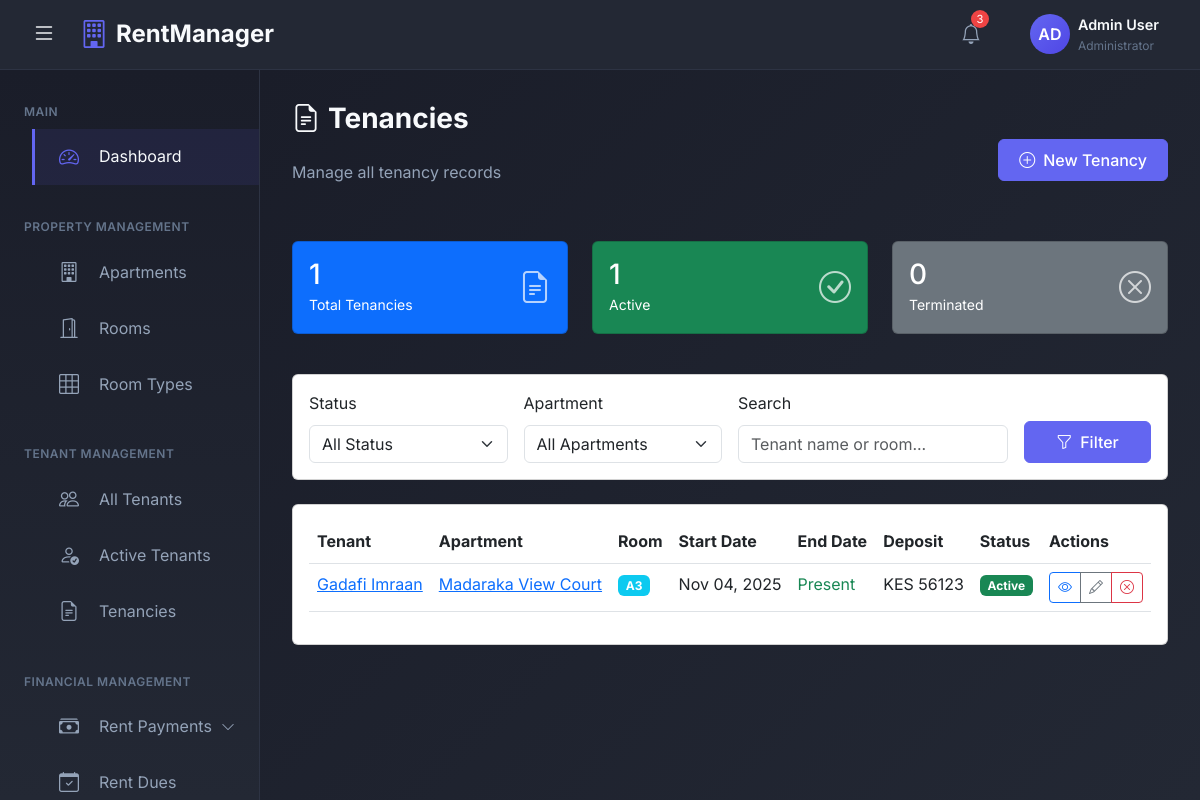
Screenshot of /tenancies/ (signed in) with the database file from the repository.
### rental_app/models.py (models this page shows, shortened)
class Tenancy(models.Model):
    TENANCY_STATUS = (
        ('active', 'Active'),
        ('terminated', 'Terminated'),
        ('suspended', 'Suspended'),
        ('switched', 'Switched Room'),  # When tenant moves to another room
    )
    TERMINATION_REASON = (
        ('vacated', 'Tenant Vacated'),
        ('evicted', 'Evicted'),
        ('room_switch', 'Switched to Another Room'),
        ('other', 'Other'),
    )
    tenant = models.ForeignKey(User, on_delete=models.PROTECT, related_name='tenancies', limit_choices_to={'user_type': 'tenant'})
    room = models.ForeignKey(Room, on_delete=models.PROTECT, related_name='tenancies')
    apartment = models.ForeignKey(Apartment, on_delete=models.PROTECT, related_name='tenancies')  # Denormalized for easy querying
    start_date = models.DateField()
    end_date = models.DateField(null=True, blank=True)
    deposit_paid = models.DecimalField(max_digits=10, decimal_places=2, default=0.00)
    deposit_refunded = models.BooleanField(default=False)
    deposit_refund_amount = models.DecimalField(max_digits=10, decimal_places=2, default=0.00, null=True, blank=True)
    deposit_deduction_reason = models.TextField(blank=True)  # Why deposit was partially refunded
    status = models.CharField(max_length=20, choices=TENANCY_STATUS, default='active')
    termination_reason = models.CharField(max_length=20, choices=TERMINATION_REASON, null=True, blank=True)
    move_in_condition = models.TextField(blank=True)
    move_out_condition = models.TextField(blank=True)
    switched_to_tenancy = models.ForeignKey('self', on_delete=models.SET_NULL, null=True, blank=True, related_name='previous_tenancy')
    switched_from_tenancy = models.ForeignKey('self', on_delete=models.SET_NULL, null=True, blank=True, related_name='next_tenancy')
    is_deleted = models.BooleanField(default=False)
    deleted_at = models.DateTimeField(null=True, blank=True)
    created_at = models.DateTimeField(auto_now_add=True)
    updated_at = models.DateTimeField(auto_now=True)
    class Meta:
        verbose_name_plural = 'Tenancies'
        ordering = ['-start_date']
        indexes = [
            models.Index(fields=['tenant', 'status']),
            models.Index(fields=['apartment', 'status']),
        ]

class User(AbstractUser):
    USER_TYPE_CHOICES = (
        ('admin', 'Admin'),
        ('tenant', 'Tenant'),
    )
    USER_STATUS = (
        ('active', 'Active'),
        ('inactive', 'Inactive'),
        ('archived', 'Archived'),  # For moved out tenants
    )
    user_type = models.CharField(max_length=10, choices=USER_TYPE_CHOICES)
    user_status = models.CharField(max_length=20, choices=USER_STATUS, default='active')
    phone_number = models.CharField(max_length=15, unique=True)
    national_id = models.CharField(max_length=20, unique=True, null=True, blank=True)
    profile_picture = models.ImageField(upload_to='profiles/', null=True, blank=True)
    is_deleted = models.BooleanField(default=False)
    deleted_at = models.DateTimeField(null=True, blank=True)
    created_at = models.DateTimeField(auto_now_add=True)
    updated_at = models.DateTimeField(auto_now=True)

class Apartment(models.Model):
    name = models.CharField(max_length=200)
    owner = models.ForeignKey(User, on_delete=models.CASCADE, related_name='apartments', limit_choices_to={'user_type': 'admin'})
    location = models.CharField(max_length=300)
    total_floors = models.IntegerField(validators=[MinValueValidator(1)])
    description = models.TextField(blank=True)
    water_rate_per_unit = models.DecimalField(max_digits=10, decimal_places=2, default=0.00)
    created_at = models.DateTimeField(auto_now_add=True)
    updated_at = models.DateTimeField(auto_now=True)

class Room(models.Model):
    ROOM_STATUS = (
        ('available', 'Available'),
        ('occupied', 'Occupied'),
        ('maintenance', 'Under Maintenance'),
    )
    apartment = models.ForeignKey(Apartment, on_delete=models.CASCADE, related_name='rooms')
    room_number = models.CharField(max_length=10)  # e.g., A1, B2, C3
    room_type = models.ForeignKey(RoomType, on_delete=models.PROTECT)
    floor_number = models.IntegerField(validators=[MinValueValidator(0)])
    has_balcony = models.BooleanField(default=False)
    has_shower = models.BooleanField(default=True)
    has_kitchen_unit = models.BooleanField(default=True)
    has_clothes_cabinet = models.BooleanField(default=True)
    monthly_rent = models.DecimalField(max_digits=10, decimal_places=2, validators=[MinValueValidator(0)])
    deposit_amount = models.DecimalField(max_digits=10, decimal_places=2, validators=[MinValueValidator(0)])
    status = models.CharField(max_length=20, choices=ROOM_STATUS, default='available')
    created_at = models.DateTimeField(auto_now_add=True)
    updated_at = models.DateTimeField(auto_now=True)
    class Meta:
        unique_together = ('apartment', 'room_number')
        ordering = ['floor_number', 'room_number']

### rental_app/views.py (the view)
# urls.py: path('tenancies/', views.tenancy_list, name='tenancy_list'),
@login_required
def tenancy_list(request):
    tenancies = Tenancy.objects.filter(
        apartment__owner=request.user
    ).select_related('tenant', 'room', 'apartment').order_by('-start_date')
    status_filter = request.GET.get('status', '')
    apartment_filter = request.GET.get('apartment', '')
    search_query = request.GET.get('search', '')
    if status_filter:
        tenancies = tenancies.filter(status=status_filter)
    if apartment_filter:
        tenancies = tenancies.filter(apartment_id=apartment_filter)
    if search_query:
        tenancies = tenancies.filter(
            Q(tenant__first_name__icontains=search_query) |
            Q(tenant__last_name__icontains=search_query) |
            Q(room__room_number__icontains=search_query)
        )
    apartments = Apartment.objects.filter(owner=request.user)
    total_tenancies = tenancies.count()
    active_count = tenancies.filter(status='active').count()
    terminated_count = tenancies.filter(status='terminated').count()
    paginator = Paginator(tenancies, 20)
    page_number = request.GET.get('page')
    tenancies_page = paginator.get_page(page_number)
    context = {
        'tenancies': tenancies_page,
        'total_tenancies': total_tenancies,
        'active_count': active_count,
        'terminated_count': terminated_count,
        'apartments': apartments,
        'status_filter': status_filter,
        'apartment_filter': apartment_filter,
        'search_query': search_query,
    }
    return render(request, 'tenants/tenancy_list.html', context)

### templates/tenants/tenancy_list.html (shortened to what this page needs)
{% extends 'admin_base.html' %}
{% block content %}
<div class="page-header d-flex justify-content-between align-items-center mb-4">
    <div>
        <h1 class="page-title">
            <i class="bi bi-file-earmark-text me-2"></i>Tenancies
        </h1>
        <p class="page-subtitle">Manage all tenancy records</p>
    </div>
    <a href="{% url 'tenancy_create' %}" class="btn btn-primary">
        <i class="bi bi-plus-circle me-2"></i>New Tenancy
    </a>
</div>
<div class="row mb-4">
    <div class="col-md-4 mb-3">
        <div class="card bg-primary text-white">
            <div class="card-body">
                <div class="d-flex justify-content-between align-items-center">
                    <div>
                        <h3 class="mb-0">{{ total_tenancies }}</h3>
                        <small>Total Tenancies</small>
                    </div>
                    <i class="bi bi-file-earmark-text" style="font-size: 2rem; opacity: 0.7;"></i>
                </div>
            </div>
        </div>
    </div>
    <div class="col-md-4 mb-3">
        <div class="card bg-success text-white">
            <div class="card-body">
                <div class="d-flex justify-content-between align-items-center">
                    <div>
                        <h3 class="mb-0">{{ active_count }}</h3>
                        <small>Active</small>
                    </div>
                    <i class="bi bi-check-circle" style="font-size: 2rem; opacity: 0.7;"></i>
                </div>
            </div>
        </div>
    </div>
    <div class="col-md-4 mb-3">
        <div class="card bg-secondary text-white">
            <div class="card-body">
                <div class="d-flex justify-content-between align-items-center">
                    <div>
                        <h3 class="mb-0">{{ terminated_count }}</h3>
                        <small>Terminated</small>
                    </div>
                    <i class="bi bi-x-circle" style="font-size: 2rem; opacity: 0.7;"></i>
                </div>
            </div>
        </div>
    </div>
</div>
<div class="card mb-4">
    <div class="card-body">
        <form method="get" class="row g-3">
            <div class="col-md-3">
                <label class="form-label">Status</label>
                <select name="status" class="form-select">
                    <option value="">All Status</option>
                </select>
            </div>
            <div class="col-md-3">
                <label class="form-label">Apartment</label>
                <select name="apartment" class="form-select">
                    <option value="">All Apartments</option>
                </select>
            </div>
            <div class="col-md-4">
                <label class="form-label">Search</label>
                <input type="text" name="search" class="form-control"
                       placeholder="Tenant name or room..." value="{{ search_query }}">
            </div>
            <div class="col-md-2 d-flex align-items-end">
                <button type="submit" class="btn btn-primary w-100">
                    <i class="bi bi-funnel me-2"></i>Filter
                </button>
            </div>
        </form>
    </div>
</div>
<div class="card">
    <div class="card-body">
        <div class="table-responsive">
            <table class="table table-hover">
                <thead>
                    <tr>
                        <th>Tenant</th>
                        <th>Apartment</th>
                        <th>Room</th>
                        <th>Start Date</th>
                        <th>End Date</th>
                        <th>Deposit</th>
                        <th>Status</th>
                        <th>Actions</th>
                    </tr>
                </thead>
                <tbody>
                    {% for tenancy in tenancies %}
                    <tr>
                        <td>
                            <a href="{% url 'tenant_detail' tenancy.tenant.pk %}">
                                {{ tenancy.tenant.get_full_name }}
                            </a>
                        </td>
                        <td>
                            <a href="{% url 'apartment_detail' tenancy.apartment.pk %}">
                                {{ tenancy.apartment.name }}
                            </a>
                        </td>
                        <td>
                            <a href="{% url 'room_detail' tenancy.room.pk %}">
                                <span class="badge bg-info">{{ tenancy.room.room_number }}</span>
                            </a>
                        </td>
                        <td>{{ tenancy.start_date|date:"M d, Y" }}</td>
                        <td>
                            {% if tenancy.end_date %}
                            {{ tenancy.end_date|date:"M d, Y" }}
                            {% else %}
                            <span class="text-success">Present</span>
                            {% endif %}
                        </td>
                        <td>KES {{ tenancy.deposit_paid|floatformat:0 }}</td>
                        <td>
                            {% if tenancy.status == 'active' %}
                            <span class="badge bg-success">Active</span>
                            {% elif tenancy.status == 'terminated' %}
                            <span class="badge bg-danger">Terminated</span>
                            {% elif tenancy.status == 'suspended' %}
                            <span class="badge bg-warning">Suspended</span>
                            {% else %}
                            <span class="badge bg-info">{{ tenancy.get_status_display }}</span>
                            {% endif %}
                        </td>
                        <td>
                            <div class="btn-group btn-group-sm">
                                <a href="{% url 'tenancy_detail' tenancy.pk %}" class="btn btn-outline-primary" title="View">
                                    <i class="bi bi-eye"></i>
                                </a>
                                {% if tenancy.status == 'active' %}
                                <a href="{% url 'tenancy_edit' tenancy.pk %}" class="btn btn-outline-secondary" title="Edit">
                                    <i class="bi bi-pencil"></i>
                                </a>
                                <a href="{% url 'tenancy_terminate' tenancy.pk %}" class="btn btn-outline-danger" title="Terminate">
                                    <i class="bi bi-x-circle"></i>
                                </a>
                                {% endif %}
                            </div>
                        </td>
                    </tr>
                    {% endfor %}
                </tbody>
            </table>
        </div>
    </div>
</div>
{% endblock %}

### templates/admin_base.html (style rules this page uses)
:root { --sidebar-width: 260px; --header-height: 70px; --primary-color: #1a1d29; --secondary-color: #232834; --accent-color: #6366f1; --accent-hover: #4f46e5; --text-primary: #f8fafc; --text-secondary: #94a3b8; --text-muted: #64748b; --border-color: #2d3343; --card-bg: #232834; --success-color: #10b981; --warning-color: #f59e0b; --danger-color: #ef4444; --bg-gradient: linear-gradient(135deg, #1a1d29 0%, #232834 100%); --sidebar-gradient: linear-gradient(180deg, #1a1d29 0%, #232834 100%); }
* { margin: 0; padding: 0; box-sizing: border-box; }
body { font-family: 'Inter', -apple-system, BlinkMacSystemFont, 'Segoe UI', Roboto, sans-serif; background-color: var(--primary-color); color: var(--text-primary); overflow-x: hidden; line-height: 1.6; font-weight: 400; }
.page-title { font-size: 1.75rem; font-weight: 700; color: var(--text-primary); margin-bottom: 1.5rem; }
.page-subtitle { font-size: 1rem; color: var(--text-secondary); margin-bottom: 2rem; }
.btn-primary { background-color: var(--accent-color); border-color: var(--accent-color); font-weight: 500; padding: 0.5rem 1.25rem; }
.main-content > * { animation: fadeIn 0.5s ease-out; }

### rows the page displays
Tenancy: tenant.get_full_name "Gadafi Imraan", apartment.name "Madaraka View Court", room.room_number "A3", start_date "Nov 04, 2025", shows "Present", deposit_paid "56123", status "Active"

### other values shown
{{ total_tenancies }} "1"
{{ active_count }} "1"
{{ terminated_count }} "0"
